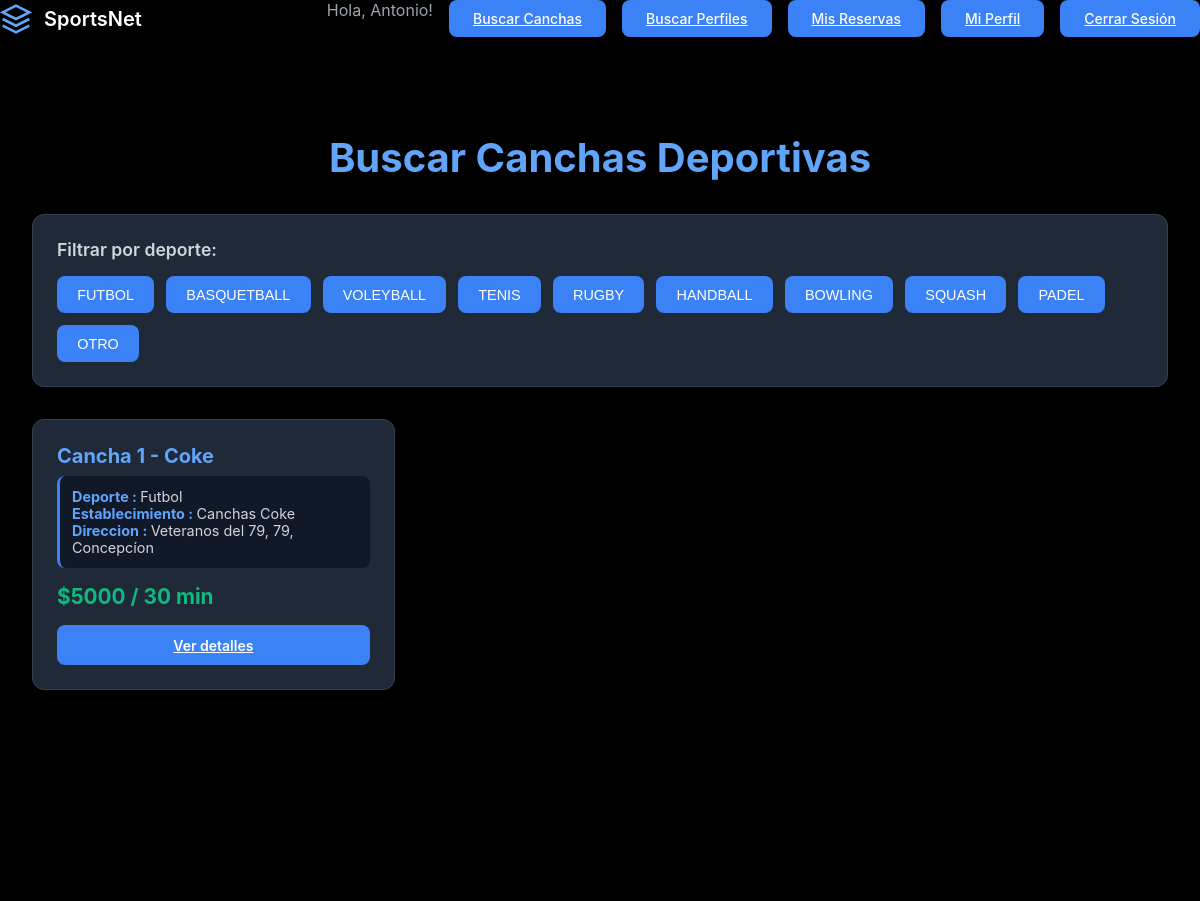
The page /buscar/ (signed in) on the database its author committed.
### cuentas/models.py (models this page shows, shortened)
class Usuario (AbstractUser):
    telefono = models.CharField(max_length=20, blank=True, null=True)
    fecha_nacimiento = models.DateField(null=True, blank=True)

### establecimientos/models.py (models this page shows, shortened)
class Cancha (models.Model):
    TIPOS_SUPERFICIES = [
        ("PASTO_NATURAL", "Pasto Natural"),
        ("PASTO_SINTETICO","Pasto Sintético"),
        ("CEMENTO","Cemento"),
        ("ARCILLA","Arcilla"),
        ("MADERA","Madera"),
        ("CAUCHO","Caucho"),
        ("VINILO","Vinilo"),
        ]
    TIPOS_ILUMINACION = {
        ("LED","LED"),
        ("NATURAL", "Natural"),
        ("MIXTA","Mixta"),
        ("HALOGENA","Halogena"),
        ("FLUORECESENTE","Fluorecente"),
    }
    DEPORTES = [
        ("FUTBOL", "Futbol"),
        ("BASQUETBALL","Basquetball"),
        ("VOLEYBALL","Voleyball"),
        ("TENIS","Tenis"),
        ("RUGBY","Rugby"),
        ("HANDBALL","Handball"),
        ("BOWLING","Bowling"),
        ("SQUASH","Squash"),
        ("PADEL","Padel"),
        ("OTRO","Otro"),
        ("---","---"),
    ]
    establecimiento = models.ForeignKey(Establecimiento, on_delete=models.CASCADE, related_name="canchas")
    deporte = models.CharField(max_length=20, choices=DEPORTES, default="---")
    nombre = models.CharField(max_length=25)
    superficie = models.CharField(max_length=25, choices=TIPOS_SUPERFICIES)
    iluminacion = models.CharField(max_length=20, choices=TIPOS_ILUMINACION)
    interior = models.BooleanField(default=False)
    valor_por_bloque = models.DecimalField(max_digits=10, decimal_places=0)

class Establecimiento (models.Model):
    dueno = models.ForeignKey(Dueno, on_delete=models.CASCADE, related_name="establecimientos")
    nombre = models.CharField(max_length=50, unique=True)
    direccion = models.CharField(max_length=100)
    telefono_contacto = models.CharField(max_length=20)
    correo_contacto = models.EmailField()
    estacionamiento_disponible = models.BooleanField(default=False)
    camarines_disponible = models.BooleanField(default=False)

### establecimientos/views.py (the view)
# urls.py: path("buscar/",views.buscar,name="buscar"),
def buscar(request):
    DEPORTES = ["FUTBOL",
                "BASQUETBALL",
                "VOLEYBALL",
                "TENIS",
                "RUGBY",
                "HANDBALL",
                "BOWLING",
                "SQUASH",
                "PADEL",
                "OTRO"
                ]
    canchas = Cancha.objects.all
    context = {
        "canchas" : canchas,
        "deportes" : DEPORTES,
    }
    return render (request,"buscar.html", context)

### establecimientos/templates/buscar.html (shortened to what this page needs)
{% extends 'base.html' %}
{% load static %}
{% block extra_css %}
<link rel="stylesheet" href="{% static 'buscar.css' %}">
{% endblock %}
{% block content %}
<div class="container">
    <h1 class="search-title">Buscar Canchas Deportivas</h1>
    <div class="search-filters">
        <h3>Filtrar por deporte:</h3>
        <div class="search-filters-buttons">
            {% for x in deportes %}
                <button class="nav-button">
                    {{ x }}
                </button>
            {% endfor %}
        </div>
    </div>
    <div class="canchas-grid">
        {% for cancha in canchas %}
            <div class="cancha-card">
                <h3>{{ cancha.nombre }}</h3>
                <p class="cancha-card-sports">
                    <strong>Deporte : </strong>
                    {{ cancha.deporte }}
                    <br>
                    <strong>Establecimiento : </strong>
                    {{ cancha.establecimiento.nombre }}
                    <br>
                    <strong>Direccion : </strong>
                    {{cancha.establecimiento.direccion}}
                </p>
                <p class="cancha-card-price">
                    ${{ cancha.valor_por_bloque }} / 30 min
                </p>
                {% if user.is_authenticated %}
                    <a href="{% url 'establecimientos:ver_cancha' cancha.id %}" class="nav-button reserve-button">
                        Ver detalles
                    </a>
                {% else %}
                    <p class="login-message">
                        <a href="{% url 'cuentas:login_cuenta' %}">Inicia sesión para reservar</a>
                    </p>
                {% endif %}
            </div>
        {% empty %}
            <p class="empty-message">No hay canchas disponibles.</p>
        {% endfor %}
    </div>
</div>
{% endblock %}

### cuentas/templates/base.html (shortened to what this page needs)
{% load static %}
<!DOCTYPE html>
<html lang="es">
<head>
    {% load static %}
<link rel="stylesheet" href="{% static 'style.css' %}">
    {% block extra_css %}
    {% endblock %}
</head>
<body>
    <header class="header">
        <div class="logo">
            <a href="{% url 'cuentas:home' %}" style="display: flex; align-items: center; gap: 0.75rem; text-decoration: none;">
                <svg class="logo-icon" viewBox="0 0 24 24" fill="none" stroke="currentColor" stroke-width="2">
                    <path d="M12 2L2 7l10 5 10-5-10-5zM2 17l10 5 10-5M2 12l10 5 10-5"/>
                </svg>
                <span class="logo-text">SportsNet</span>
            </a>
        </div>
        <nav class="nav">
            {% if user.is_authenticated %}
                <span style="color: #9ca3af;">Hola, {{ user.get_username }}!  </span>
        {% endif %}
            <a href="{% url 'establecimientos:buscar' %}" class="nav-button">Buscar Canchas</a>
            {% if user.is_authenticated %}
                {% if user.perfil_dueno %}
                    <a href="{% url 'cuentas:SportsNet_dueno' %}" class="nav-button">Mis Establecimientos</a>
                    <a href="{% url 'cuentas:buscar_perfiles' %}" class="nav-button">Buscar Perfiles</a>
                {% elif user.perfil_cliente %}
                    <a href="{% url 'cuentas:buscar_perfiles' %}" class="nav-button">Buscar Perfiles</a>
                    <a href="{% url 'cuentas:SportsNet_cliente' %}" class="nav-button">Mis Reservas</a>
                {% endif %}
                <a href="{% url 'cuentas:perfil_usuario' %}" class="nav-button">Mi Perfil</a>
                <a href="{% url 'cuentas:cerrar_sesion' %}" class="nav-button">Cerrar Sesión</a>
            {% else %}
                <a href="{% url 'cuentas:login_cuenta' %}" class="nav-button">Iniciar Sesión</a>
                <a href="{% url 'cuentas:registro' %}" class="nav-button">Registrarse</a>
            {% endif %}
        </nav>
    </header>
    {% block content %}
    {% endblock %}
</body>
</html>

### cuentas/static/style.css (style rules this page uses)
* { margin: 0; padding: 0; box-sizing: border-box; }
body { font-family: -apple-system, BlinkMacSystemFont, 'Segoe UI', Roboto, 'Helvetica Neue', Arial, sans-serif; background-color: #000000; color: #ffffff; min-height: 100vh; }
.container { max-width: 1400px; margin: 0 auto; padding: 2rem; }
.header { display: flex; justify-content: space-between; align-items: center; margin-bottom: 4rem; }
.logo { display: flex; align-items: center; gap: 0.75rem; }
.logo-icon { width: 2rem; height: 2rem; color: #60a5fa; }
.logo-text { font-size: 1.25rem; font-weight: 600; color: #ffffff; }
.nav { display: flex; gap: 1rem; }
.nav-button { padding: 0.625rem 1.5rem; background-color: #3b82f6; color: #ffffff; border: none; border-radius: 0.5rem; font-size: 0.875rem; font-weight: 500; cursor: pointer; transition: background-color 0.3s ease; }

### cuentas/static/buscar.css (style rules this page uses)
.container { max-width: 1400px; margin: 0 auto; padding: 2rem; background-color: #000000; min-height: 100vh; }
.search-title { font-size: 2.5rem; font-weight: 700; color: #60a5fa; margin-bottom: 2rem; text-align: center; }
.search-filters { background-color: #1f2937; padding: 1.5rem; border-radius: 0.75rem; border: 1px solid #374151; margin-bottom: 2rem; }
.search-filters h3 { color: #d1d5db; font-size: 1.1rem; font-weight: 600; margin-bottom: 1rem; }
.search-filters-buttons { display: flex; flex-wrap: wrap; gap: 0.75rem; }
.search-filters-buttons .nav-button { padding: 0.6rem 1.2rem; font-size: 0.9rem; border: 1px solid transparent; transition: all 0.3s ease; }
.canchas-grid { display: grid; grid-template-columns: repeat(auto-fill, minmax(280px, 1fr)); gap: 1.5rem; }
.cancha-card { background-color: #1f2937; border: 1px solid #374151; border-radius: 0.75rem; padding: 1.5rem; transition: all 0.3s ease; display: flex; flex-direction: column; }
.cancha-card h3 { font-size: 1.25rem; font-weight: 700; color: #60a5fa; margin-bottom: 0.5rem; }
.cancha-card-sports { color: #d1d5db; font-size: 0.9rem; margin-bottom: 1rem; padding: 0.75rem; background-color: #111827; border-radius: 0.5rem; border-left: 3px solid #3b82f6; }
.cancha-card-sports strong { color: #60a5fa; }
.cancha-card-price { font-size: 1.3rem; font-weight: 700; color: #10b981; margin-bottom: 1rem; }
.reserve-button { margin-top: auto; width: 100%; text-align: center; padding: 0.7rem !important; font-weight: 600; }
.cancha-card { animation: fadeIn 0.3s ease-in-out; }

### rows shown on the page
Usuario: get_username "Antonio"
Cancha: nombre "Cancha 1 - Coke", deporte "Futbol", establecimiento.nombre "Canchas Coke", establecimiento.direccion "Veteranos del 79, 79, Concepcíon", valor_por_bloque "5000"

### other values the page prints
{{ x }} "FUTBOL" "BASQUETBALL" "VOLEYBALL" "TENIS" "RUGBY" "HANDBALL" "BOWLING" "SQUASH" "PADEL" "OTRO"
